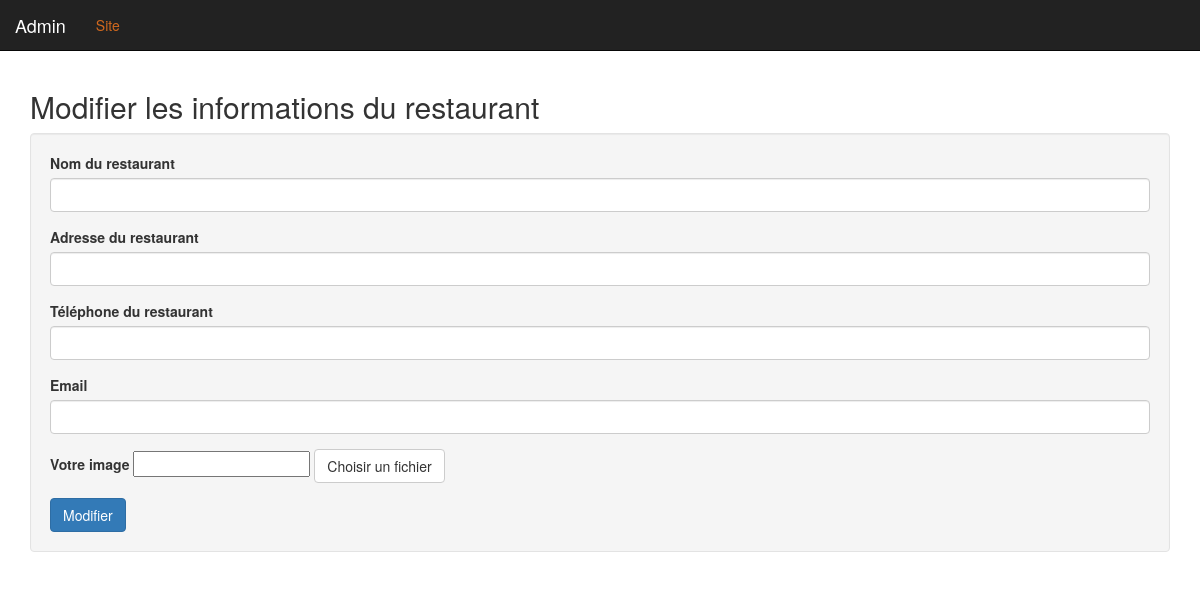
Before: /admin/edit_infos.php with the older database file.
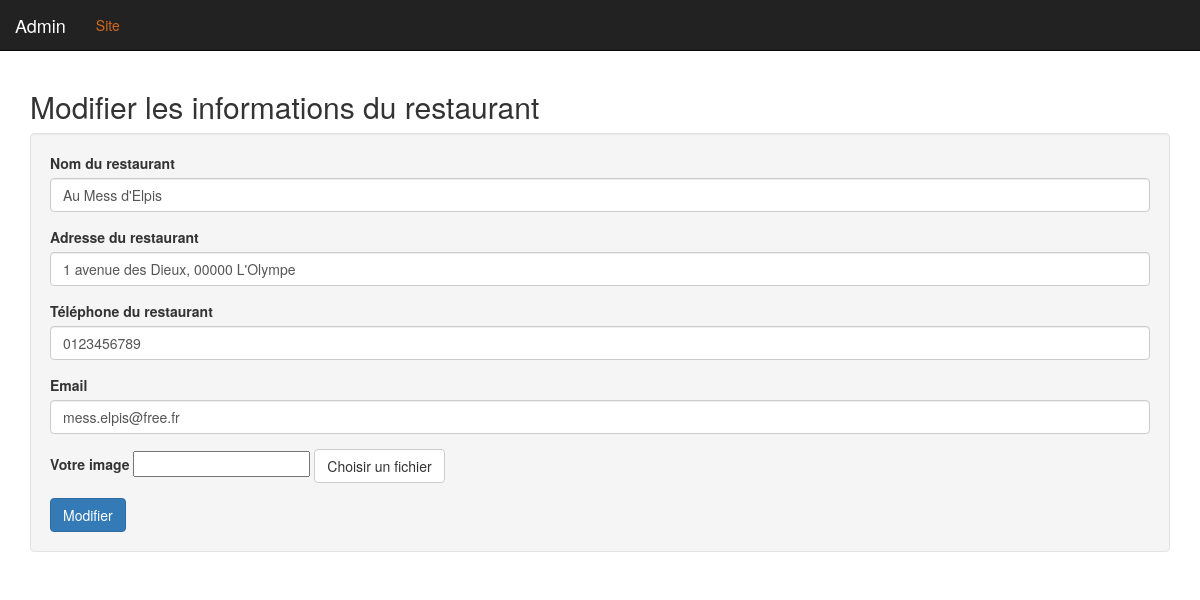
After: the same page with the newer database file.
### tables this page shows
CREATE TABLE `infos` (
  `id` int(11) NOT NULL,
  `name` varchar(255) NOT NULL,
  `address` varchar(255) NOT NULL,
  `phone` varchar(255) NOT NULL,
  `picture` varchar(255) NOT NULL,
  `email` varchar(255) NOT NULL
);

### admin/edit_infos.php (the view, shortened to what this page needs)
<?php
	require_once '../inc/connect.php';
	$idInfos = 1;
	$res = $bdd->prepare('SELECT * FROM infos WHERE id = :idInfos');
	$res->bindParam(':idInfos', $idInfos, PDO::PARAM_INT);
	$res->execute();
	$infosResto = $res->fetch(PDO::FETCH_ASSOC);
include_once 'inc/header.php';
?>
<h2>Modifier les informations du restaurant</h2>
<?php if(isset($infosResto)): ?>
	<form method="POST" class="well" enctype="multipart/form-data">
		<div class="form-group">
			<label for="name">Nom du restaurant</label>
			<input type="text" id="name" name="name" class="form-control" value="<?=$infosResto['name'];?>">
		</div>
		<div class="form-group">
			<label for="address">Adresse du restaurant</label>
			<input type="text" id="address" name="address" class="form-control" value="<?=$infosResto['address'];?>">
		</div>
		<div class="form-group">
			<label for="phone">Téléphone du restaurant</label>
			<input type="phone" id="phone" name="phone" class="form-control" value="<?=$infosResto['phone'];?>">
		</div>
		<div class="form-group">
			<label for="email">Email</label>
			<input type="email" id="email" name="email" class="form-control" value="<?=$infosResto['email'];?>">
		</div>
		<div class="form-group">
			<label for="picture">Votre image</label>
	        <input type="text" id="nomFichier" readonly="true" <?php if(isset($infos)){ echo 'value="'.$infos['picture'].'"';}?>>
	        <input type="button" class="btn btn-default" id="fakeBrowse" value="Choisir un fichier">
		</div>
		<button type="submit" class="btn btn-primary">Modifier</button>
	</form>
<?php else: ?>
	<p>aucune infos</p>
<?php endif; ?>
<?php include_once 'inc/footer.php' ;?>

Changed rows visible on the page:
added infos: name "Au Mess d'Elpis", address "1 avenue des Dieux, 00000 L'Olympe", phone "0123456789", email "mess.elpis@free.fr"
